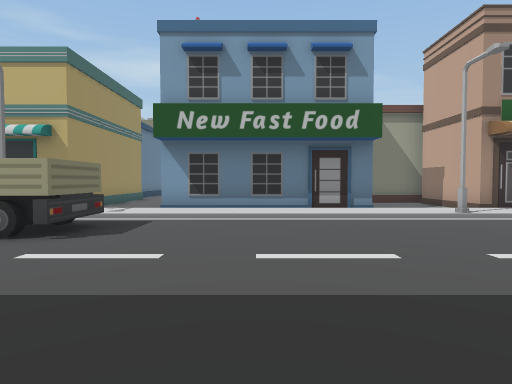
[1] (above)

24 first-person views from a walk through a 3-D level made in the Unity game engine. The camera is 1.4 m above the floor, tilts 2° down and sees 75° across. The floor is counted in squares, 2 m on a side. Each view is taken from the middle of a square. On the plan, view 1 faces up. The plan holds only what a view shows up to about 10 squares ahead; the rest is blank. The place goes on beyond the plan.

[2]
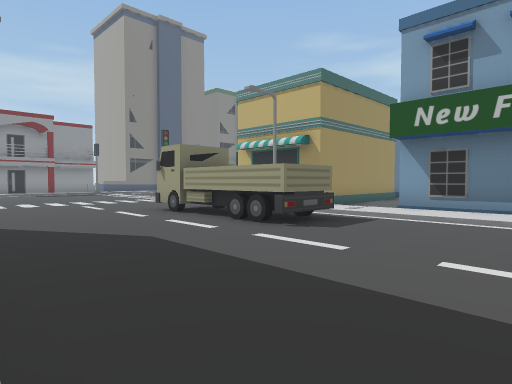

[3]
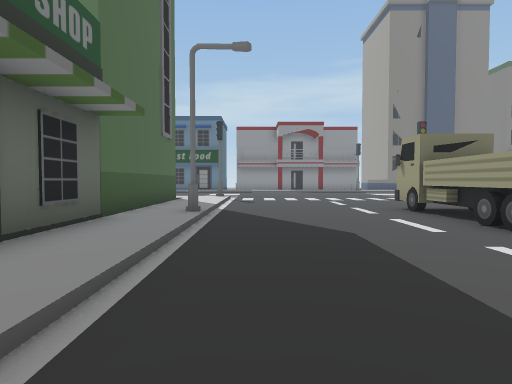

[4]
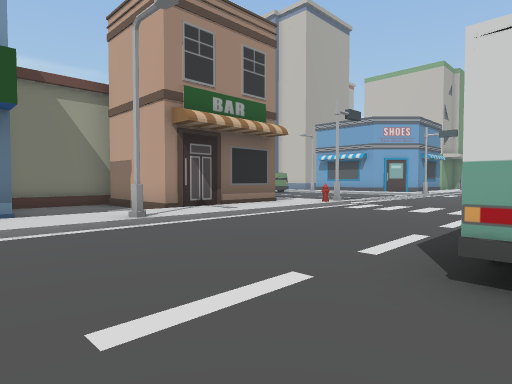

[5]
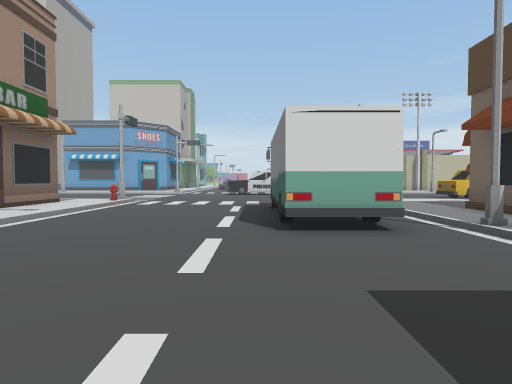

[6]
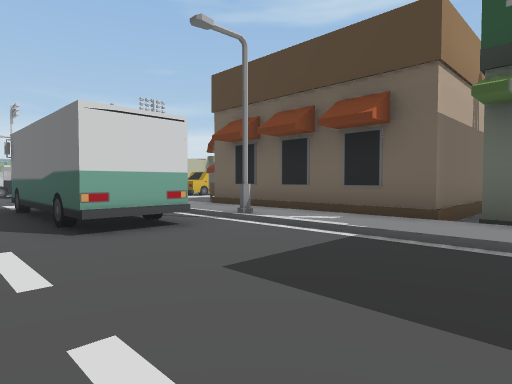

[7]
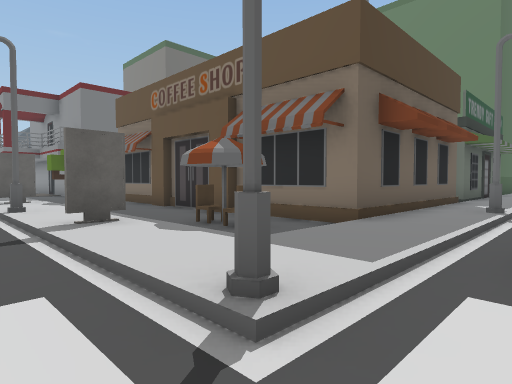

[8]
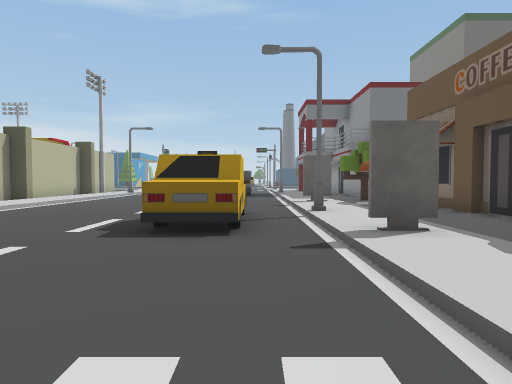

[9]
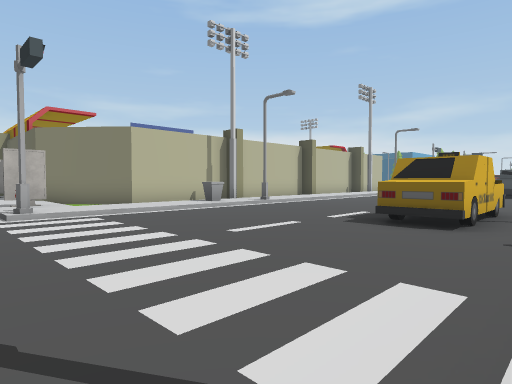

[10]
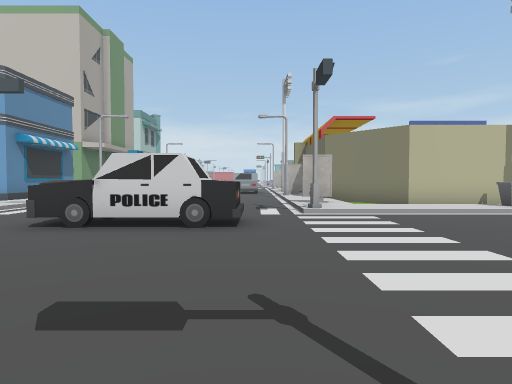

[11]
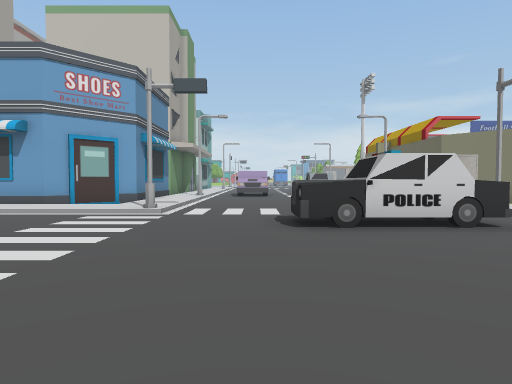

[12]
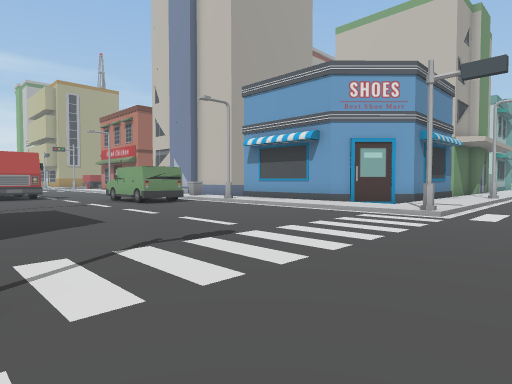

[13]
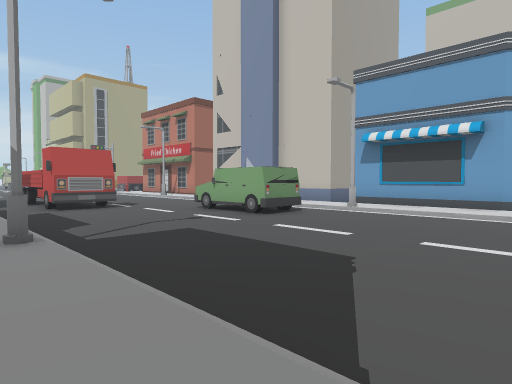

[14]
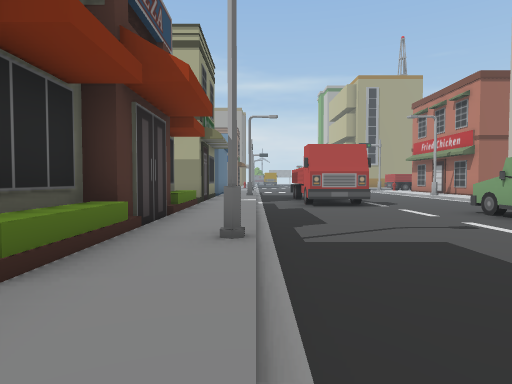

[15]
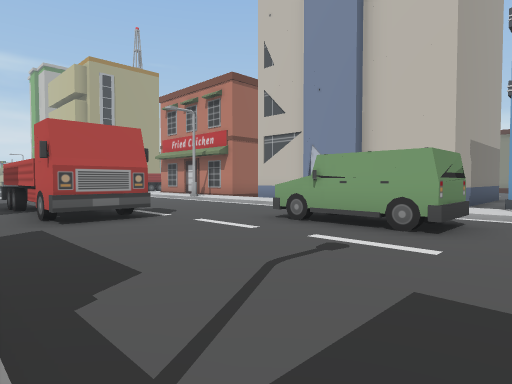

[16]
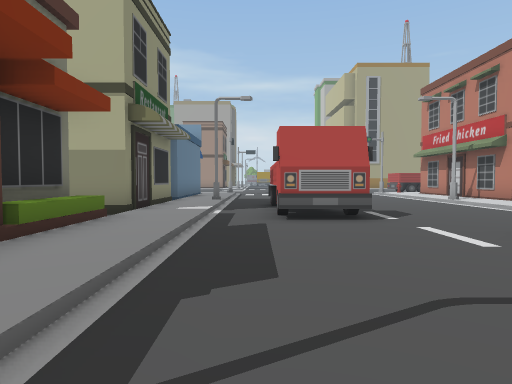

[17]
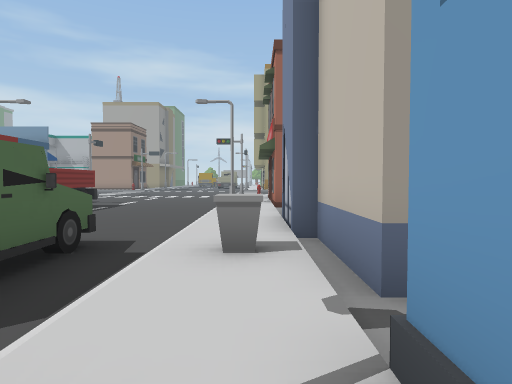

[18]
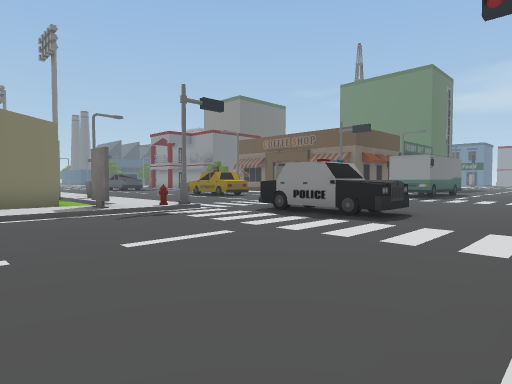

[19]
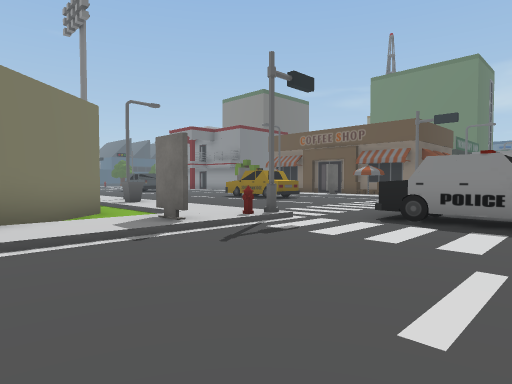

[20]
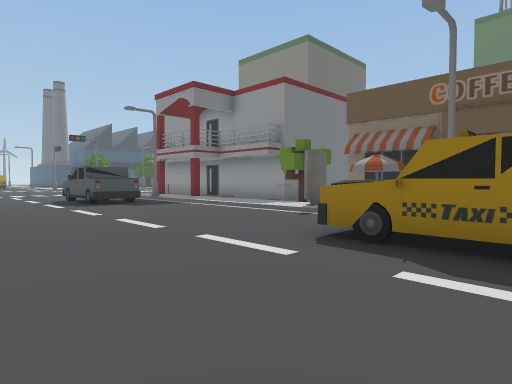

[21]
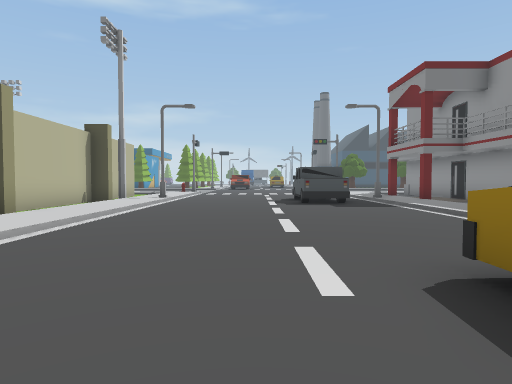

[22]
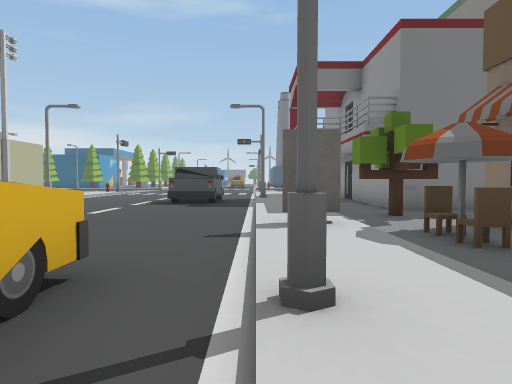

[23]
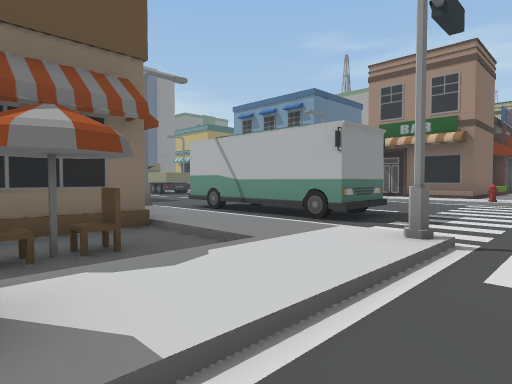

[24]
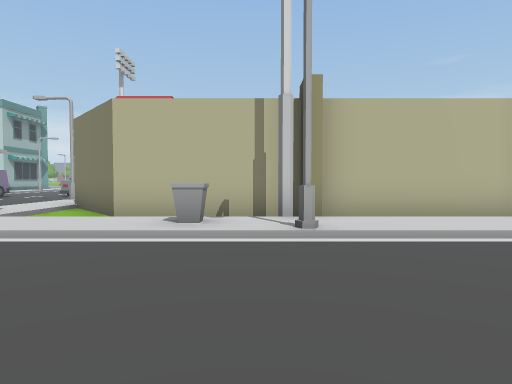

### Floor plan
Key: @ floor where view 1 was taken; # wall or solid block; . main floor; : floor 0.25 m higher than the main floor; / step, stairs or slope; O other object.
Columns run from 9 left of view 1 to 23 right of it. Each row starts with its distance up from view 1.
 23                   O:..OO...::#
 22                   O:/.OO.../:
 21                   O:/.OO.../:
 20                  OO:/.OO.../:
 19                    :/.OO.../:O
 18                   O:/....../:O
 17                   O:/....OO/:O
 16                   O:/....OO/OOOOO
 15                   O:/....OO/:....
 14                   O:O......O:#
 13                   O:/....../:#
 12              OOO  O:/....../:#
 11              ..#   :/....../:#
 10              ..#   :/....../:##
  9        OOOOOO  ####:/....../:.##
  8      :::::::::::::::/....../::::
  7    O /////////O////O/......#/////
  6 .. O OO..........................
  5 ..OOOOO..........................
  4 .........................OO......
  3 .........................OO......
  2 ..............OOOOO......OO......
  1 ..............OOOOO......OO......
  0 ////O////@////O/////#....../O////
 -1 ::::::::::::::::::::/....../:O:::
 -2 OOOOO############..:/....../:..##
 -3            #    #.O:/....../:.##
 -4            #    #..O/....../:.#
 -5            #    #..:/OO..../O.#
 -6                 #..:/OO..../:.#
 -7                 #..:OOO....O:##
 -8                 #..:/....../: #
 -9                 #.O:/....../: #
-10                 #..O/....../: #
-11                 ...:/....../:#
-12                ..OO:/....../:
-13                ##..:/....../:.#
-14                 #..:/....../: #
-15                 #. :/OO..../: #

Positions as (right, up) in squares from view 1, and headings:
1: (0, 0), facing up
2: (1, 0), facing up-left
3: (1, 1), facing left
4: (2, 2), facing up-right
5: (0, 3), facing right
6: (0, 4), facing down-right
7: (12, 1), facing down-left
8: (12, 0), facing down
9: (11, 1), facing down-right
10: (11, 1), facing right
11: (11, 5), facing right
12: (11, 5), facing up-right
13: (10, 9), facing up-right
14: (11, 10), facing up
15: (11, 13), facing up-right
16: (12, 13), facing up
17: (19, 13), facing up
18: (23, 7), facing down-left
19: (23, 4), facing down-left
20: (17, -5), facing down-left
21: (15, -5), facing down
22: (11, -5), facing down
23: (12, -4), facing up-left
24: (14, -6), facing right
